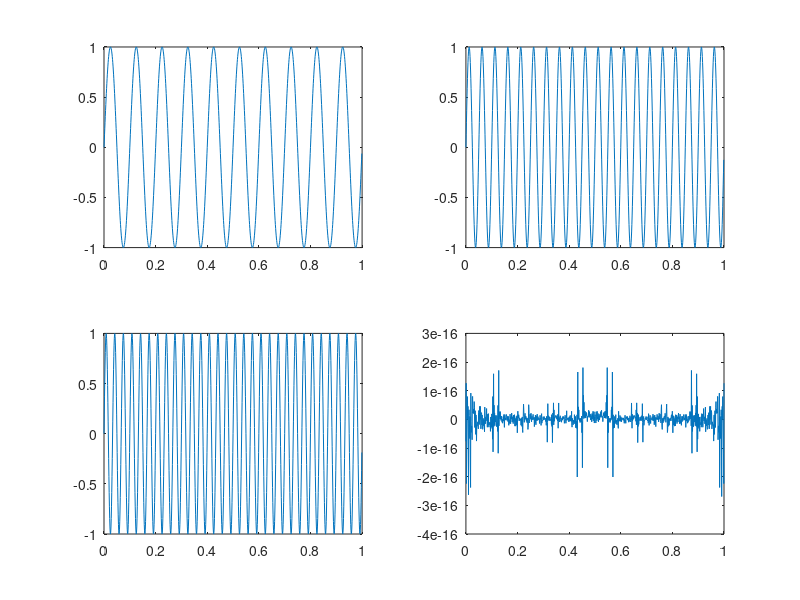

Recreate this plot in MATLAB.

fs = 1000; 
t = 0:1/fs:1-1/fs; 
m1 = sin(2*pi*10*t); 
m2 = sin(2*pi*20*t);
m3 = sin(2*pi*30*t); 

data = [m1; m2; m3];

ofdm_signal = ifft(data, [], 2);
t_final = linspace(0, 1, length(ofdm_signal));

num_subcarriers = size(data, 1);

subplot(2,2,1)
plot(t, m1);
subplot(2,2,2)
plot(t, m2);
subplot(2,2,3)
plot(t, m3);
subplot(2,2,4)
plot(t_final, real(ofdm_signal(1, :)));
